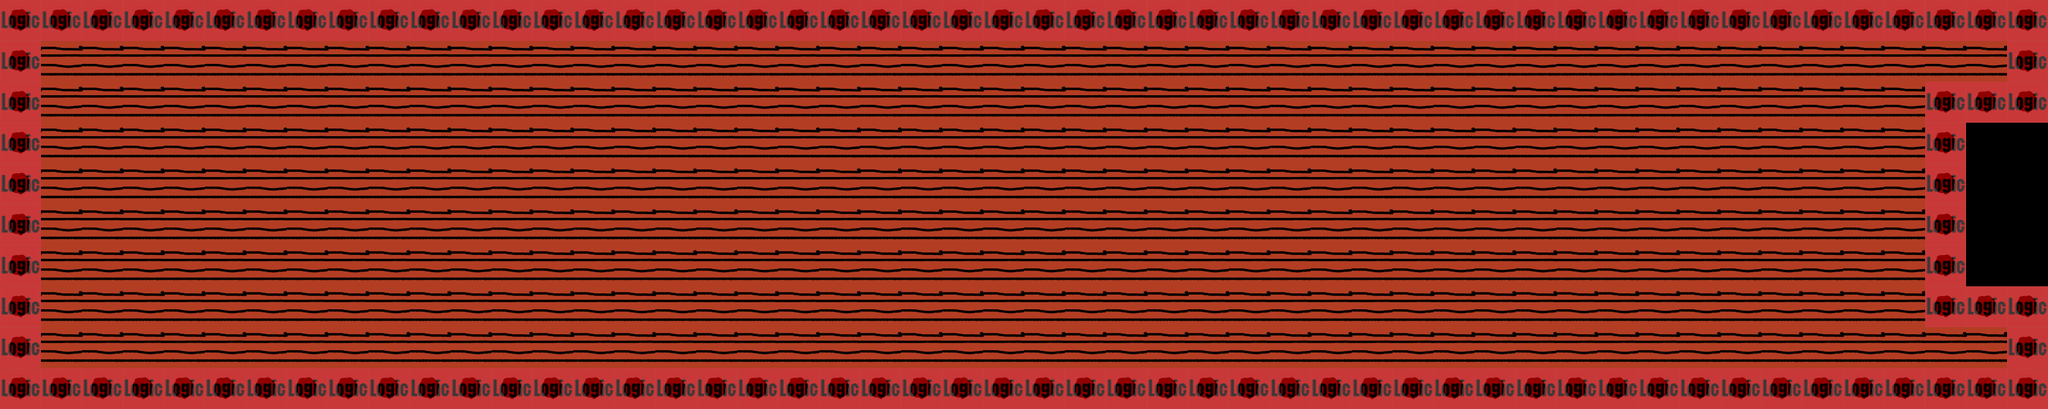

Rendered tile map (Tiled .tmx) drawn with the repository's tilesets; below, a short description and the map source with its tile grids summarised:
An orthogonal 50x10 tile map with 64x64 px tiles, 2 tile layers (main, logic), 2 tilesets.

<map version="1.0" orientation="orthogonal" renderorder="right-down" width="50" height="10" tilewidth="64" tileheight="64" nextobjectid="3">
 <tileset firstgid="1" name="tileset" tilewidth="64" tileheight="64" tilecount="50">
  <image source="tileset.png" width="320" height="640" />
 </tileset>
 <tileset firstgid="51" name="tilesetlogic" tilewidth="64" tileheight="64" tilecount="1">
  <image source="tilesetlogic.png" width="64" height="64" />
 </tileset>
 <layer name="main" width="50" height="10">
  <data>[500 cells, 492 non-empty, 2 distinct tile ids]</data>
 </layer>
 <layer name="logic" width="50" height="10" opacity="0.57">
  <data>[500 cells, 120 non-empty, 1 distinct tile ids]</data>
 </layer>
</map>